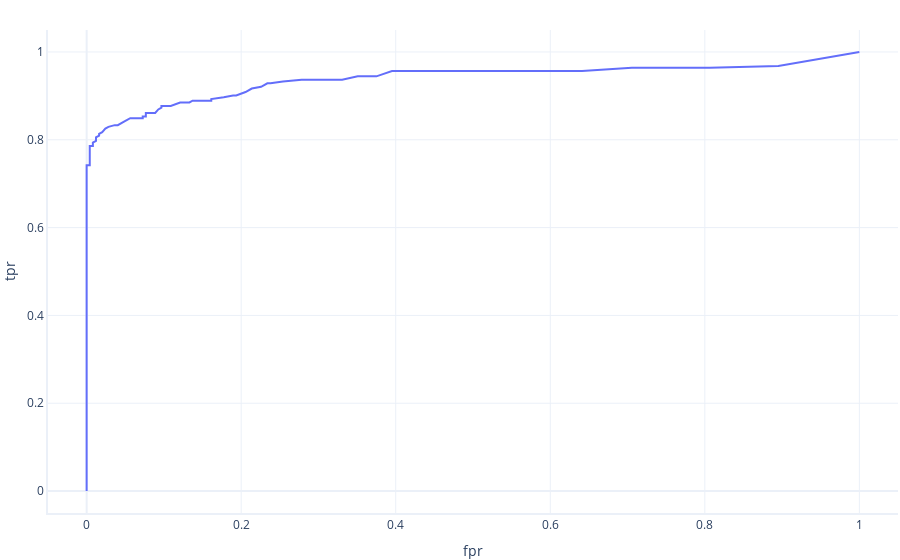

Notebook code cell kept with this figure:
### Markdown cell above
These models have similar (but not identical) performance on the test set in terms of accuracy.

## Create ROC plots

Let's create ROC curves for these models. To do this, we'll simply import code from the last exercises so that we can focus on what we want to learn here. If you need a refresher on how these were made, reread the last exercise.

Note that we've made a slight change. Now our method produces both a graph and the table of numbers we used to create the graph.

First, let's look at the logistic regression model:

### Code cell
from m2d_make_roc import create_roc_curve # import our previous ROC code

fig, thresholds_lr = create_roc_curve(predict_with_logistic_regression, test, "motion")

# Uncomment the line below if you would like to see the area under the curve
#fig.update_traces(fill="tozeroy")

fig.show()

# Show the table of results
thresholds_lr

### Figure 1 — Plotly figure (JSON) as saved in the notebook; plotly's stock layout.template omitted (floating-point values rounded to 4 significant figures)
{"data": [{"hovertemplate": "fpr=%{x}<br>tpr=%{y}<extra></extra>", "legendgroup": "", "marker": {"color": "#636efa", "size": 17, "symbol": "circle"}, "mode": "lines", "name": "", "orientation": "v", "showlegend": false, "type": "scatter", "x": [1, 1, 1, 1, 0.8952, 0.8065, 0.7056, 0.6411, 0.5685, 0.5202, 0.4677, 0.4153, 0.3952, 0.375, 0.3508, 0.3306, 0.3145, 0.2903, 0.2782, 0.254, 0.2419, 0.2379, 0.2339, 0.2258, 0.2137, 0.2056, 0.1935, 0.1895, 0.1774, 0.1653, 0.1613, 0.1613, 0.1613, 0.1452, 0.1371, 0.1331, 0.125, 0.121, 0.1089, 0.1008, 0.09677, 0.09677, 0.09677, 0.09274, 0.09274, 0.08871, 0.08468, 0.08065, 0.08065, 0.08065, 0.07661, 0.07661, 0.07661, 0.07258, 0.07258, 0.06048, 0.05645, 0.04839, 0.04435, 0.04435, 0.04032, 0.03629, 0.03629, 0.02823, 0.02419, 0.02016, 0.02016, 0.01613, 0.01613, 0.0121, 0.0121, 0.0121, 0.008065, 0.008065, 0.008065, 0.004032, 0.004032, 0.004032, 0.004032, 0.004032, 0.004032, 0.004032, 0.004032, 0.004032, 0.004032, 0.004032, 0, 0, 0, 0, 0, 0, 0, 0, 0, 0, 0, 0, 0, 0, 0, 0, 0, 0], "xaxis": "x", "y": [1, 1, 1, 1, 0.9683, 0.9643, 0.9643, 0.9563, 0.9563, 0.9563, 0.9563, 0.9563, 0.9563, 0.9444, 0.9444, 0.9365, 0.9365, 0.9365, 0.9365, 0.9325, 0.9286, 0.9286, 0.9286, 0.9206, 0.9167, 0.9087, 0.9008, 0.9008, 0.8968, 0.8929, 0.8929, 0.8889, 0.8889, 0.8889, 0.8889, 0.8849, 0.8849, 0.8849, 0.877, 0.877, 0.877, 0.873, 0.873, 0.869, 0.869, 0.8611, 0.8611, 0.8611, 0.8611, 0.8611, 0.8611, 0.8571, 0.8532, 0.8532, 0.8492, 0.8492, 0.8492, 0.8413, 0.8373, 0.8373, 0.8333, 0.8333, 0.8333, 0.8294, 0.8254, 0.8175, 0.8175, 0.8135, 0.8095, 0.8056, 0.8016, 0.7976, 0.7937, 0.7857, 0.7857, 0.7857, 0.7857, 0.7857, 0.7738, 0.7698, 0.7659, 0.7619, 0.7619, 0.7579, 0.754, 0.7421, 0.7421, 0.7381, 0.7381, 0.7302, 0.7222, 0.7143, 0.7103, 0.6944, 0.6786, 0.6548, 0.6389, 0.627, 0.5913, 0.5635, 0.5397, 0.4643, 0, 0], "yaxis": "y"}], "layout": {"legend": {"tracegroupgap": 0}, "xaxis": {"anchor": "y", "domain": [0, 1], "range": [-0.05, 1.05], "title": {"text": "fpr"}}, "yaxis": {"anchor": "x", "domain": [0, 1], "range": [-0.05, 1.05], "title": {"text": "tpr"}}}}
